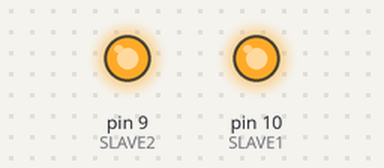
Bench run of a sketch on a simulated Arduino Uno, built with avr-gcc and run on an emulated ATmega328P. Shown: output pins drawn as LEDs (lit = HIGH). What the sketch prints to the serial monitor is not drawn.

Above: at 0.1 s.
Timing chart, 0 to 1.6 s (numbered marks = the images above):
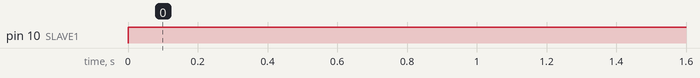

Measured:
- by itself, pin 10 (SLAVE1): LOW → HIGH at 0.00 s

The sketch:

max31855_double2.ino
```cpp
//       uno  mega
//digital 10   53  :SS
//digital 11   51  :MOSI
//digital 12   50  :MISO
//digital 13   52  :SCK

#include <SPI.h>
#define SLAVE1 10
#define SLAVE2 9

unsigned int thermocouple;  // 14-Bit Thermocouple Temperature Data + 2-Bit
unsigned int internal;      // 12-Bit Internal Temperature Data + 4-Bit
float time;
float disp;                 // display value
char s[10];
char c[10];

void tmp(int x){
  digitalWrite(x,LOW);                                     //  Enable the chip
  thermocouple  = (unsigned int)SPI.transfer(0x00) << 8;   //  Read high byte thermocouple
  thermocouple |= (unsigned int)SPI.transfer(0x00);       //  Read low byte thermocouple
  internal  = (unsigned int)SPI.transfer(0x00) << 8;       //  Read high byte internal
  internal |= (unsigned int)SPI.transfer(0x00);           //  Read low byte internal
  digitalWrite(x, HIGH);                                  //  Disable the chip

  if((thermocouple & 0x0001) != 0) {
    Serial.print("ERROR: ");
    if ((internal & 0x0004) !=0)  Serial.print("Short to Vcc, ");
    if ((internal & 0x0002) !=0)  Serial.print("Short to GND, ");
    if ((internal & 0x0001) !=0)  Serial.print("Open Circuit, ");
    Serial.println();
  }
  else {
    if((thermocouple & 0x8000) == 0){ // 0℃以上   above 0 Degrees Celsius
      disp = (thermocouple >> 2) * 0.25;
    } else {                          // 0℃未満   below zero
      disp = (0x3fff - (thermocouple >> 2) + 1)  * -0.25;
    }
    time = millis();
    time /= 1000;
    dtostrf(time, 6, 3, s);  //時間
    dtostrf(disp, 6, 2, c);  //温度
    Serial.print(s);
    Serial.print(";TMP;");
    Serial.print(c);
    Serial.print(";");
    Serial.println();
  }
  delay(500);
}

void setup(){
  pinMode(SLAVE1, OUTPUT);
  digitalWrite(SLAVE1, HIGH);
  pinMode(SLAVE2, OUTPUT);
  digitalWrite(SLAVE2, HIGH);

  Serial.begin(9600);
  SPI.begin();
  SPI.setBitOrder(MSBFIRST);
  SPI.setClockDivider(SPI_CLOCK_DIV4);
  SPI.setDataMode(SPI_MODE0);
}

void loop(){
  tmp(SLAVE1);
  tmp(SLAVE2);
}
```
